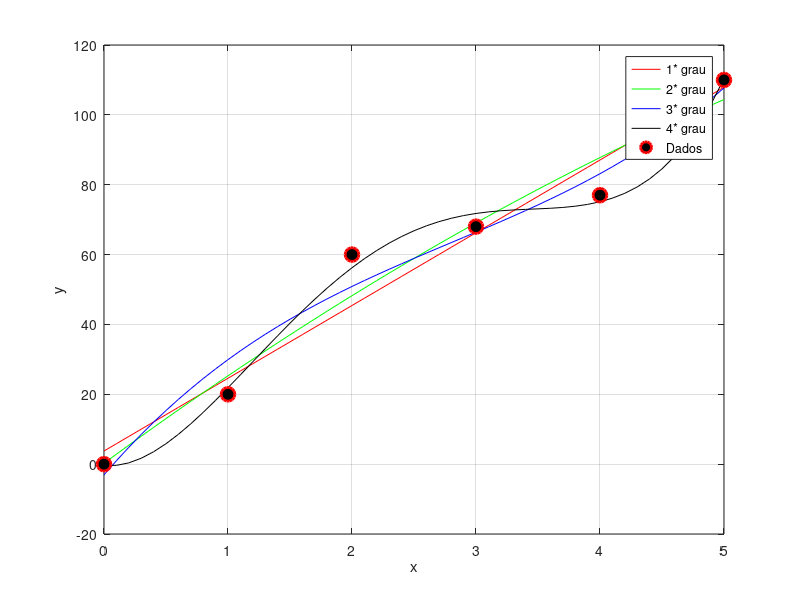

The MATLAB source for this figure:
clear, clc, close all
x = [0 1 2 3 4 5];
y = [0 20 60 68 77 110];
%plot(x,y,'o')

%hold on
scatter(x,y)
%AJUSTE POLINOMIAL
c1 = polyfit(x,y,1);
c2 = polyfit(x,y,2);
c3 = polyfit(x,y,3);
c4 = polyfit(x,y,4);

x_plot = 0 : 0.1 : 5;
y1 = polyval(c1,x_plot);
y2 = polyval(c2,x_plot);
y3 = polyval(c3,x_plot);
y4 = polyval(c4,x_plot);

plot(x_plot,y1,'r-', x_plot,y2,'g-', x_plot,y3,'b-', x_plot,y4,'k-',...
    x,y,'ko','LineWidth',2,'MarkerFaceColor','k','MarkerEdgeColor','r',...
    'MarkerSize',10);
grid
xlabel('x'); ylabel('y');
legend('1* grau','2* grau', '3* grau', '4* grau', 'Dados' )


%hold off
